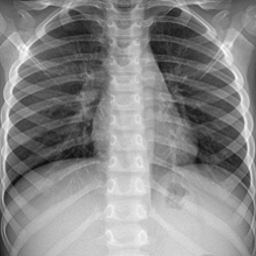
%> input picture COVID_13.png, 256 x 256 px
$ octave Preprocessing.m   (GNU Octave 9; MATLAB toolbox functions it lacks are replaced by stand-ins)
%> lines starting %> are read from the running program, lines starting %| are printed output that depends on the picture; in (x1, y1, x2, y2) boxes, pixels count from 0 and x2, y2 are one past the last pixel; in counts of white or black regions, pixels touching at a corner belong together; the program's own positions count from 1
### getRMSE.m
%%https://www.mathworks.com/matlabcentral/answers/81048-mse-mean-square-error
%%https://www.mathworks.com/matlabcentral/answers/4064-rmse-root-mean-square-error
%%https://www.mathworks.com/help/vision/ref/psnr.html
function M = getRMSE(inputImage,observedImage)

inputImage = double(inputImage);
observedImage = double(observedImage);

[row, column] = size(inputImage);

squareDifference = double(inputImage-observedImage).^2;

    %sumOfSquareDifference = sum(sum(squareDifference));
    sumOfSquareDifference = sum(squareDifference, 'all'); %"all"
    %sumOfSquareDifference = sumOfSquareDifference(:,:,1);
     mse  = sumOfSquareDifference / (row * column);
     M = mse^.5;
end

### getPSNR.m
%%https://www.mathworks.com/matlabcentral/fileexchange/64151-structure-similarity-ssim-and-psnr
%%https://www.mathworks.com/help/vision/ref/psnr.html
%%https://www.mathworks.com/help/images/ref/psnr.html
function psnr = getPSNR(inputImage,observedImage)
%Written by: Mahmoud Afifi ~ Assiut University, Egypt
inputImage = double(inputImage);
observedImage = double(observedImage);

[row, column] = size(inputImage);

squareDifference = double(inputImage-observedImage).^2;


    sumOfSquareDifference = sum(sum(squareDifference));
    %sumOfSquareDifference = sum(squareDifference, 'all'); %"all"
    %sumOfSquareDifference = sumOfSquareDifference(:,:,1);
    if( sumOfSquareDifference <= 1e-10)
        psnr=0;
    else
        mse  = sumOfSquareDifference / (row * column);
        %psnr = 10.0 * log10((max(max(inputImage))) * (max(max(observedImage))) / mse);
        psnr = 10.0 * log10((max(inputImage,[], "all")) * (max(observedImage,[],'all')) / mse);
    end
end

### getMSSIM.m
%%https://www.mathworks.com/matlabcentral/fileexchange/64151-structure-similarity-ssim-and-psnr
%%https://www.mathworks.com/help/images/ref/ssim.html
%%https://medium.com/srm-mic/all-about-structural-similarity-index-ssim-theory-code-in-pytorch-6551b455541e
function mssim = getMSSIM(inputImage,observedImage)
%Written by: Mahmoud Afifi ~ Assiut University, Egypt
%Reference: Z. Wang, A. C. Bovik, H. R. Sheikh and E. P. Simoncelli,
%�Image quality assessment: From error visibility to structural similarity,�
%IEEE Transactions on Image Processing, vol. 13, no. 4, pp. 600-612, Apr. 2004
%///////////////////////////////// INITS  ////////////////////////////////
C1 = 6.5025;
C2 = 58.5225;
inputImage=double(inputImage);
observedImage=double(observedImage);
inputImage_2=inputImage.^2;
observedImage_2=observedImage.^2;
inputImage_observedImage=inputImage.*observedImage;
%///////////////////////////////// PRELIMINARY COMPUTING ////////////////////////////////
mu1=imgaussfilt(inputImage,1.5);
mu2=imgaussfilt(observedImage,1.5);
mu1_2=mu1.^2;
mu2_2=mu2.^2;
mu1_mu2=mu1.*mu2;
sigma1_2=imgaussfilt(inputImage_2,1.5);
sigma1_2=sigma1_2-mu1_2;
sigma2_2=imgaussfilt(observedImage_2,1.5);
sigma2_2=sigma2_2-mu2_2;
sigma12=imgaussfilt(inputImage_observedImage,1.5);
sigma12=sigma12-mu1_mu2;
%///////////////////////////////// FORMULA ////////////////////////////////
t3 = ((2*mu1_mu2 + C1).*(2*sigma12 + C2));
t1 =((mu1_2 + mu2_2 + C1).*(sigma1_2 + sigma2_2 + C2));
ssim_map =  t3./t1;
ssim = mean2(ssim_map); mssim=mean(ssim(:));
end

### Preprocessing.m
%%
%Preprocessing without clustering
clc;
clear all;
close all;
in = imread('C:\Users\Lenovo\Downloads\Covid-19\Matlab\COVID_13.png');
%> in is the input picture: size 256x256x3 uint8; min 14, max 254, mean 136.5
pout = rgb2gray(in); %used for RGB image
cout=imresize(pout, [256 256]);
cout_imadjust = imadjust(cout); %Intensity Transformation
cout_histeq = histeq(cout);     %Histohram Equalization
%cout_histeq = hisequ(cout); %User Defined Function
cout_histeq = im2uint8(mat2gray(cout_histeq)); %mat2gray used to convert grayscale image
cout_adapthisteq = adapthisteq(cout);       %Contrast limited adaptive histogram equalization
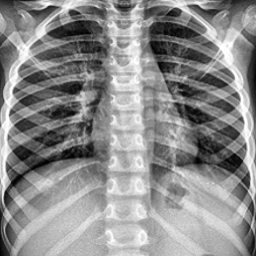
%> cout_adapthisteq: size 256x256 uint8; min 0, max 255, mean 139.8
meanFilter = fspecial('average', [3 3]);    %Linear Spatial Filter, mean/average/box
cout_meanFilter = imfilter(cout, meanFilter);
cout_medFilter = medfilt2(cout); %Non linear Spatial Filter, median

figure, subplot(2,1,1),montage({in,cout_imadjust,cout_histeq},'Size',[1 3])
% title("Original Image, Intensity Transformation, Histogram Equalization");
subplot(2,1,2),montage({cout_adapthisteq,cout_meanFilter, cout_medFilter},'Size',[1 3])
%> after `montage({cout_adapthisteq,cout_meanFilter, cout_medFilter},'Size',[1 3`:
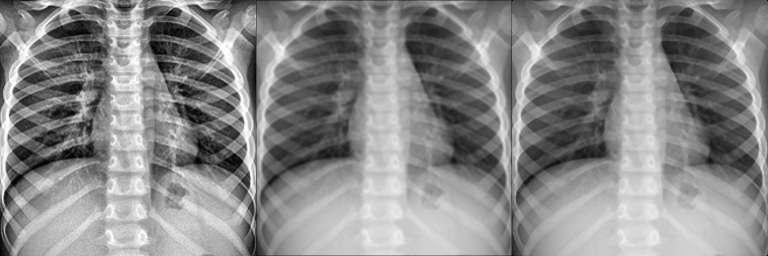
%> displayed picture: size 256x768, on the screen's scale of 0 to 255; min 0, max 255, mean 137.3
%title("CLA Histogram Equalization, Mean Filter and Median Filter");

figure, subplot(2,3,1), imshow(in), title("Original Image",'FontName','times', 'FontSize', 8);
        subplot(2,3,2), imshow(cout_imadjust), title("Intensity Transformation",'FontName','times','FontSize', 8);
        subplot(2,3,3), imshow(cout_histeq), title("Histogram Equalization",'FontName','times', 'FontSize', 8);
        subplot(2,3,4), imshow(cout_adapthisteq),title("CLAHE",'FontName','times', 'FontSize', 8);
        subplot(2,3,5), imshow(cout_meanFilter), title("Mean Filter",'FontName','times', 'FontSize', 8);
        subplot(2,3,6), imshow(cout_medFilter),title("Median Filter",'FontName','times', 'FontSize', 8);

figure, subplot(2,3,1), imhist(in), title("Original Image",'FontName','times', 'FontSize', 8);
        subplot(2,3,2), imhist(cout_imadjust), title("Intensity Transformation",'FontName','times','FontSize', 8);
        subplot(2,3,3), imhist(cout_histeq), title("Histogram Equalization",'FontName','times', 'FontSize', 8);
        subplot(2,3,4), imhist(cout_adapthisteq),title("CLAHE",'FontName','times', 'FontSize', 8);
        subplot(2,3,5), imhist(cout_meanFilter), title("Mean Filter",'FontName','times', 'FontSize', 8);
        subplot(2,3,6), imhist(cout_medFilter),title("Median Filter",'FontName','times', 'FontSize', 8);

%%
%Measurement Matrics for Intensity Transformation
it_rMSE = getRMSE(double(im2bw(cout)), double(im2bw(cout_imadjust))); %Root Mean Square Error (defined function)
%> in getRMSE, `inputImage = double(inputImage);`:
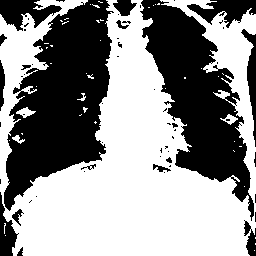
%> inputImage: size 256x256 double; values 0 (black) and 1 (white), 56.7% white; 59 black regions (42 under 20 px), largest, box (x1, y1, x2, y2) and area: (4, 0, 114, 211) 13181, (140, 0, 254, 221) 10714, (0, 0, 62, 31) 1041
%> in getRMSE, `observedImage = double(observedImage);`: observedImage: size 256x256 double; values 0 (black) and 1 (white), 54.2% white; 60 black regions (41 under 20 px), largest, box (x1, y1, x2, y2) and area: (0, 0, 115, 256) 14447, (138, 0, 255, 222) 11169, (0, 0, 62, 32) 1194
%> in getRMSE, `squareDifference = double(inputImage-observedImage).^2;`: squareDifference: size 256x256 double; values 0 (black) and 1 (white), 2.6% white in thin lines or dots
%> in getRMSE, `sumOfSquareDifference = sum(squareDifference, 'all');`: sumOfSquareDifference = 1678
%> in getRMSE, `mse  = sumOfSquareDifference / (row * column);`: mse = 0.0256
%> in getRMSE, `M = mse^.5;`: M = 0.16
%> it_rMSE = 0.16
it_pSNR = getPSNR(double(im2bw(cout)), double(im2bw(cout_imadjust))); %Signal to noise Ratio (defined function)
%> in getPSNR, `psnr = 10.0 * log10((max(inputImage,[], "all")) * (max(observedImage,[..`: psnr = 15.92
%> it_pSNR = 15.92
it_mSSIM = getMSSIM(double(im2bw(cout)), double(im2bw(cout_imadjust))); %Structural Similarity (building function)
%> in getMSSIM, `sigma12=sigma12-mu1_mu2;`:
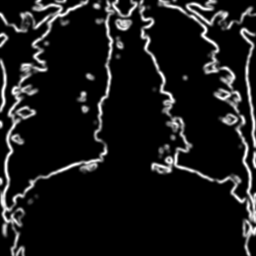
%> sigma12: size 256x256 double; min 0, max 0.25, mean 0.0255; drawn with min black and max white
%> in getMSSIM, `ssim = mean2(ssim_map)`: ssim = 0.999
%> it_mSSIM = 0.999

%%
%Measurement Matrics for Histohram Equalization
he_rMSE = getRMSE(double(im2bw(cout)), double(im2bw(cout_histeq))); %Root Mean Square Error
%> in getRMSE (call 2), `observedImage = double(observedImage);`: observedImage: size 256x256 double; values 0 (black) and 1 (white), 49.7% white; 69 white regions (62 under 20 px), largest, box (x1, y1, x2, y2) and area: (13, 0, 250, 256) 25880, (161, 0, 256, 209) 3257, (0, 0, 87, 207) 3016
%> in getRMSE (call 2), `squareDifference = double(inputImage-observedImage).^2;`: squareDifference: size 256x256 double; values 0 (black) and 1 (white), 7% white in thin lines or dots
%> he_rMSE = 0.265
%he_MSE = immse(double(im2bw(cout)), double(im2bw(cout_histeq))); %Mean Square Error use 10 * log10
%he_rMSE1 = sqrt(he_MSE);
%he_rMSE_1 = getRMSE_1(double(im2bw(cout)), double(im2bw(cout_histeq))); %Root Mean Square Error
he_pSNR = getPSNR(double(im2bw(cout)), double(im2bw(cout_histeq))); %Signal to noise Ratio
%> he_pSNR = 11.52
%he_peaksnr = psnr(double(im2bw(cout)), double(im2bw(cout_histeq)));
he_mSSIM = getMSSIM(double(im2bw(cout)), double(im2bw(cout_histeq))); %Structural Similarity
%> he_mSSIM = 0.995


%Contrast limited adaptive histogram equalization
clahe_rMSE = getRMSE(double(im2bw(cout)), double(im2bw(cout_adapthisteq))); %Root Mean Square Error
%> in getRMSE (call 3), `observedImage = double(observedImage);`: observedImage: size 256x256 double; values 0 (black) and 1 (white), 60.6% white; 87 black regions (64 under 20 px), largest, box (x1, y1, x2, y2) and area: (4, 3, 112, 211) 10980, (142, 0, 256, 256) 9122, (0, 0, 60, 32) 855
%> in getRMSE (call 3), `squareDifference = double(inputImage-observedImage).^2;`: squareDifference: size 256x256 double; values 0 (black) and 1 (white), 11.5% white; 419 white regions (353 under 20 px), largest, box (x1, y1, x2, y2) and area: (150, 141, 173, 185) 493, (80, 140, 109, 184) 398, (68, 91, 96, 124) 345
%> clahe_rMSE = 0.339
clahe_pSNR = getPSNR(double(im2bw(cout)), double(im2bw(cout_adapthisteq))); %Signal to noise Ratio
%> clahe_pSNR = 9.4
clahe_mSSIM = getMSSIM(double(im2bw(cout)), double(im2bw(cout_adapthisteq))); %Structural Similarity
%> in getMSSIM (call 3), `inputImage_observedImage=inputImage.*observedImage;`: inputImage_observedImage: size 256x256 double; values 0 (black) and 1 (white), 52.9% white; 64 black regions (45 under 20 px), largest, box (x1, y1, x2, y2) and area: (4, 0, 114, 211) 13800, (140, 0, 256, 256) 11259, (0, 0, 62, 32) 1054
%> in getMSSIM (call 3), `ssim_map =  t3./t1;`:
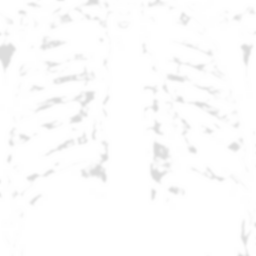
%> ssim_map: size 256x256 double; min 0.867, max 1, mean 0.991
%> in getMSSIM (call 3), `ssim = mean2(ssim_map)`: ssim = 0.991
%> clahe_mSSIM = 0.991

%%
%Measurement Matrics for Linear Spatial Filter, mean/average/box
mean_rMSE = getRMSE(double(im2bw(cout)), double(im2bw(cout_meanFilter))); %Root Mean Square Error
%> in getRMSE (call 4), `observedImage = double(observedImage);`: observedImage: size 256x256 double; values 0 (black) and 1 (white), 56.1% white; 17 black regions (12 under 20 px), largest, box (x1, y1, x2, y2) and area: (0, 0, 256, 256) 28506, (12, 209, 22, 224) 79, (153, 165, 170, 172) 55, (116, 21, 128, 28) 35, (23, 65, 30, 69) 22
%> in getRMSE (call 4), `squareDifference = double(inputImage-observedImage).^2;`:
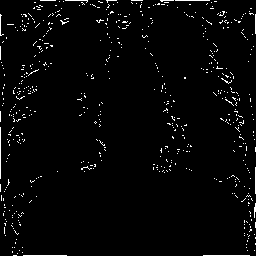
%> squareDifference: size 256x256 double; values 0 (black) and 1 (white), 2.5% white in thin lines or dots
%> in getRMSE (call 4), `sumOfSquareDifference = sum(squareDifference, 'all');`: sumOfSquareDifference = 1644
%> in getRMSE (call 4), `mse  = sumOfSquareDifference / (row * column);`: mse = 0.0251
%> in getRMSE (call 4), `M = mse^.5;`: M = 0.158
%> mean_rMSE = 0.158
mean_pSNR = getPSNR(double(im2bw(cout)), double(im2bw(cout_meanFilter))); %Signal to noise Ratio
%> mean_pSNR = 16.01
mean_mSSIM = getMSSIM(double(im2bw(cout)), double(im2bw(cout_meanFilter))); %Structural Similarity
%> in getMSSIM (call 4), `inputImage_observedImage=inputImage.*observedImage;`:
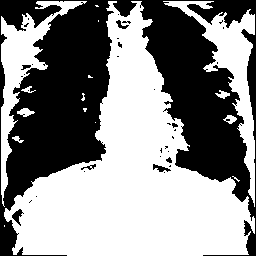
%> inputImage_observedImage: size 256x256 double; values 0 (black) and 1 (white), 55.1% white; 35 black regions (27 under 20 px), largest, box (x1, y1, x2, y2) and area: (0, 0, 256, 256) 28980, (12, 209, 24, 226) 88, (153, 164, 171, 172) 69
%> in getMSSIM (call 4), `ssim = mean2(ssim_map)`: ssim = 0.999
%> mean_mSSIM = 0.999

%%
%Measurement Matrics for Non Linear Spatial Filter, median
median_rMSE = getRMSE(double(im2bw(cout)), double(im2bw(cout_medFilter))); %Root Mean Square Error
%> median_rMSE = 0.108
median_pSNR = getPSNR(double(im2bw(cout)), double(im2bw(cout_medFilter))); %Signal to noise Ratio
%> median_pSNR = 19.36
median_mSSIM = getMSSIM(double(im2bw(cout)), double(im2bw(cout_medFilter))); %Structural Similarity
%> median_mSSIM = 1

$ run again, with Healthy_65.png copied over COVID_13.png
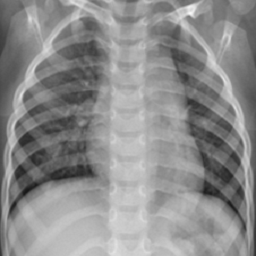
%> input picture Healthy_65.png, 256 x 256 px
%> in is the input picture: size 256x256x3 uint8; min 23, max 248, mean 140.3
%> inputImage: size 256x256 double; values 0 (black) and 1 (white), 63.5% white; 30 black regions (12 under 20 px), largest, box (x1, y1, x2, y2) and area: (7, 17, 108, 221) 10031, (151, 21, 247, 239) 6818, (0, 0, 31, 256) 2970
%> observedImage: size 256x256 double; values 0 (black) and 1 (white), 62.1% white; 32 black regions (14 under 20 px), largest, box (x1, y1, x2, y2) and area: (7, 17, 108, 221) 10444, (151, 21, 248, 248) 7003, (0, 0, 32, 256) 3056
%> squareDifference: size 256x256 double; values 0 (black) and 1 (white), 1.4% white in thin lines or dots
%> sumOfSquareDifference = 906
%> mse = 0.0138
%> M = 0.118
%> psnr = 18.59
%> ssim = 1
%> observedImage: size 256x256 double; values 0 (black) and 1 (white), 49.9% white; 23 white regions (18 under 20 px), largest, box (x1, y1, x2, y2) and area: (3, 0, 253, 256) 32501, (201, 74, 213, 83) 58, (6, 240, 9, 256) 33, (37, 92, 45, 98) 32, (45, 0, 51, 6) 23
%> squareDifference: size 256x256 double; values 0 (black) and 1 (white), 13.6% white; 150 white regions (110 under 20 px), largest, box (x1, y1, x2, y2) and area: (2, 16, 110, 256) 1368, (186, 0, 246, 116) 1279, (15, 0, 75, 70) 963
%> he_rMSE = 0.368
%> he_pSNR = 8.68
%> he_mSSIM = 0.988
%> observedImage: size 256x256 double; values 0 (black) and 1 (white), 61.7% white; 76 black regions (42 under 20 px), largest, box (x1, y1, x2, y2) and area: (146, 0, 256, 256) 9529, (7, 13, 110, 221) 8407, (0, 0, 33, 256) 2808
%> squareDifference: size 256x256 double; values 0 (black) and 1 (white), 12.5% white; 317 white regions (253 under 20 px), largest, box (x1, y1, x2, y2) and area: (12, 128, 84, 169) 690, (186, 0, 227, 49) 481, (31, 103, 94, 129) 469
%> clahe_rMSE = 0.353
%> clahe_pSNR = 9.04
%> inputImage_observedImage: size 256x256 double; values 0 (black) and 1 (white), 56.4% white; 65 black regions (35 under 20 px), largest, box (x1, y1, x2, y2) and area: (146, 0, 256, 256) 10779, (7, 13, 110, 221) 10628, (0, 0, 33, 256) 3055
%> clahe_mSSIM = 0.989
%> observedImage: size 256x256 double; values 0 (black) and 1 (white), 63.1% white; 18 black regions (4 under 20 px), largest, box (x1, y1, x2, y2) and area: (8, 17, 108, 221) 10113, (151, 22, 247, 239) 6849, (0, 0, 69, 256) 3231
%> in getRMSE (call 4), `squareDifference = double(inputImage-observedImage).^2;`:
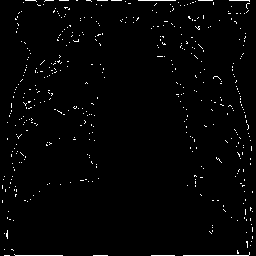
%> squareDifference: size 256x256 double; values 0 (black) and 1 (white), 1.7% white in thin lines or dots
%> sumOfSquareDifference = 1135
%> mse = 0.0173
%> M = 0.132
%> mean_pSNR = 17.61
%> in getMSSIM (call 4), `inputImage_observedImage=inputImage.*observedImage;`:
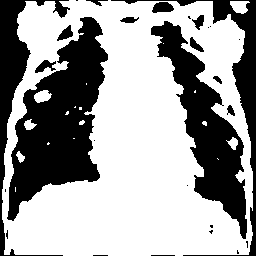
%> inputImage_observedImage: size 256x256 double; values 0 (black) and 1 (white), 62.5% white; 28 black regions (14 under 20 px), largest, box (x1, y1, x2, y2) and area: (7, 17, 108, 221) 10199, (151, 21, 247, 239) 6935, (0, 0, 70, 256) 3292
%> ssim = 0.999
%> median_rMSE = 0.0749
%> median_pSNR = 22.51
%> median_mSSIM = 1
